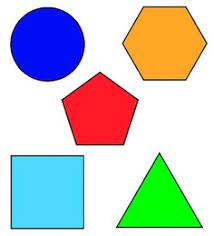
#> input picture shapes.jfif, 214 x 236 px
$ python 'C9 - Contour (Shape) Detection.py'
#> lines starting #> are read from the running program, lines starting #| are printed output that depends on the picture; after the words box and inside, x2 and y2 are one past the last pixel; in counts of white or black regions, pixels touching at a corner belong together
""" CHAPTER 9: Contour/Shape Detection """

import cv2
import numpy as np

print("Package Imported")

# using the corner (contour) points of the objects, we will define the shape of the object
# we have packages, image. we are going to categorize each of them and we will show how many corner points do they have
# and also show the area


# before we didn't create functions but now there are more codes in here so we will define functions

def getContours(img):       # it will input an image
    contours, hierarchy = cv2.findContours(img, cv2.RETR_EXTERNAL, cv2.CHAIN_APPROX_NONE)

    # cv2.RETR_EXTERNAL: it retrieves the extreme outer contours, there are  other modes too but this one is best fit to get the outer
    # details
    # cv2.CHAIN_APPROX_NONE: to get all the outer contours (leaving no contour left)

    # we will loop through each contour
    for cnt in contours:
        # to find the area
        area = cv2.contourArea(cnt)  # input will be the contour's area that we want to find out
        print(area)

        # -1: as we want to draw all the contours

        # now we are going to check for the minimum area ( we will give it a threshold)
        # not necessary but good thing so that it does not detect any noise ( we will take the above code below there)

        if area > 500:       # 500 pixels
            cv2.drawContours(imgContour, cnt, -1, (255, 0, 0), 3)
            # we will calculate the curve length, it will help us approximate the corners of our edges/shapes.
            peri = cv2.arcLength(cnt, True)     # it is a closed curve so yes it is true
            print(peri)                         # this gives us the contour/shape perimeter
            # to approximate how many corner points we have
            approx = cv2.approxPolyDP(cnt, 0.02*peri, True)
            print(len(approx))       # anything above 4 is a circle

            # creating object corners
            objCor = len(approx)          # it will give us the number of corners

            # creating a bounding box around our detected boxes (to build bounding box we have to know x,y,w,h)
            x, y, w, h = cv2.boundingRect(approx)      # this will give us the x, y, width, height of each of the
                                                       # objects and shapes
            if objCor == 3:
                objectType = 'Triangle'
            elif objCor == 4:          # 2 possibilities i.e square and rectangle
                 aspRatio = w/float(h)            # so what we will do is divide width and height (same for square) if 1 then
                 if aspRatio > 0.95 and aspRatio < 1.05:                      # square otherwise rectangle. aspect ratio = width/height
                     objectType= "Square"
                 else:
                     objectType = "Rectangle"
            elif objCor == 5:
                objectType = "Pentagon"
            elif objCor == 6:
                objectType = "Hexagon"
            else:
                objectType = "Circle"

            cv2.rectangle(imgContour, (x, y), (x + w, y + h), (0, 255, 0), 2)  # x,y is the one of the edges of the contours
            cv2.putText(imgContour, objectType, (x + w//2 - 30, y + h//2), cv2.FONT_HERSHEY_COMPLEX, 0.5, (255,160,250), 2)


img = cv2.imread('shapes.jfif')
#> img is the input picture: shape (236, 214, 3); mean B, G, R 196.4, 199.3, 193.6
imgContour = img.copy()      # to copy the original image, which is to be used in the getContours function

# preprocessing the image, converting it into grayscale and then we will find the edges and then find corner points

imgGray = cv2.cvtColor(img, cv2.COLOR_BGR2GRAY)
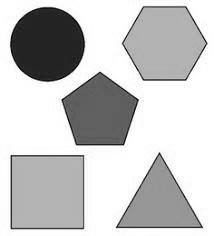
#> imgGray: shape (236, 214); min 5, max 255, mean 197.3
imgBlur = cv2.GaussianBlur(imgGray, (7, 7), 1)    # higher the sigma, more the blur
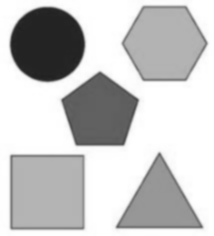
#> imgBlur: shape (236, 214); min 33, max 255, mean 197.3
imgCanny = cv2.Canny(imgBlur, 50, 50)
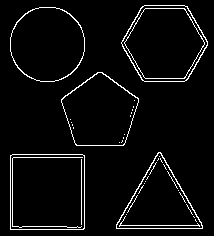
#> imgCanny: shape (236, 214); 4.4% white in thin lines or dots, all inside (x1, y1, x2, y2) = (10, 5, 208, 230)
# imgBlank = np.zeros_like(img)        (to make blank images of black color i.e 0 values)

getContours(imgCanny)
#> in getContours, `contours, hierarchy = cv2.findContours(img, cv2.RETR_EXTERNAL, cv2.CHA..`: contours = 5 contours; box (x1, y1, x2, y2) and area: (10, 154, 85, 230) 5546, (121, 5, 208, 82) 4978, (10, 7, 85, 82) 4400, (61, 72, 139, 146) 4032, (116, 152, 203, 229) 3501
#> the loop in getContours, `for cnt in contours:` made 5 passes
#> (area, peri, approx, objCor, x, y, w, h) on pass 1: (5546.5, 296.2, [[10, 155], [10, 229], [83, 229], [84, 155]], 4, 10, 155, 75, 75)
#> (area, peri, approx, objCor, x, y, w, h) on pass 2: (3501, 274.8, [[158, 152], [116, 228], [202, 228]], 3, 116, 152, 87, 77)
#> (printed output is left out)
#> after the loop in getContours, `for cnt in contours:`:
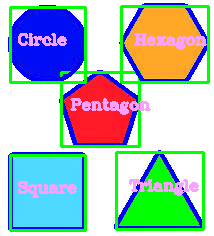
#> imgContour: shape (236, 214, 3); mean B, G, R 189.1, 190.6, 166.7
# [4 lines of commented-out code are left out]
cv2.imshow("Contour", imgContour)    # now we can see a blue colour border over all the shapes (it means it has detected
                                     # all the corner points
# cv2.imshow("Blank", imgBlank)


cv2.waitKey(0)

$ run again, with face.jfif copied over shapes.jfif
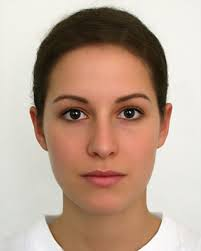
#> input picture face.jfif, 201 x 251 px
#> img is the input picture: shape (251, 201, 3); mean B, G, R 145.4, 162, 187.1
#> `imgGray = cv2.cvtColor(img, cv2.COLOR_BGR2GRAY)`:
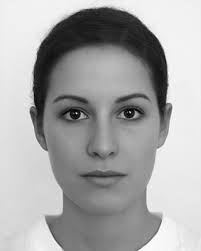
#> imgGray: shape (251, 201); min 0, max 255, mean 167.6
#> `imgCanny = cv2.Canny(imgBlur, 50, 50)`:
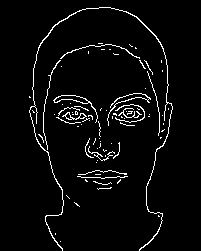
#> imgCanny: shape (251, 201); 4% white in thin lines or dots, all inside (x1, y1, x2, y2) = (29, 7, 173, 251)
#> contours = 82 contours, 78 with area under 20; largest, box (x1, y1, x2, y2) and area: (53, 95, 98, 123) 159, (29, 7, 173, 251) 132, (62, 112, 87, 120) 60, (107, 93, 151, 126) 20
#> the loop in getContours, `for cnt in contours:` made 82 passes
#> area on pass 48: 60
#> (printed output is left out)

$ run again, with kings.png saved as shapes.jfif
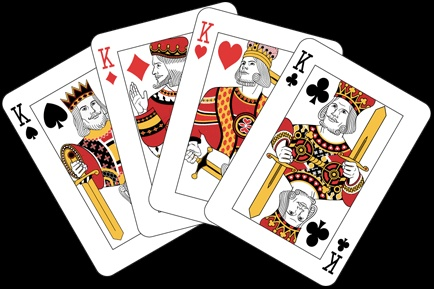
#> input picture kings.png, 434 x 289 px
#> img is the input picture: shape (289, 434, 3); mean B, G, R 120.1, 125.7, 135.6
#> `imgCanny = cv2.Canny(imgBlur, 50, 50)`:
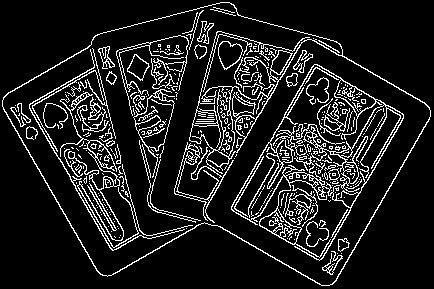
#> imgCanny: shape (289, 434); 11.7% white in thin lines or dots
#> contours = 1 contour; box (x1, y1, x2, y2) and area: (2, 2, 431, 286) 78322
#> the loop in getContours, `for cnt in contours:` made 1 pass
#> (area, peri, objCor, x, y, w, h, objectType) on pass 1: (78321.5, 1237.7, 6, 3, 2, 428, 283, 'Hexagon')
#> (printed output is left out)
#> after the loop in getContours, `for cnt in contours:`:
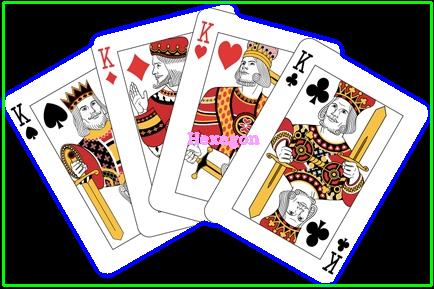
#> imgContour: shape (289, 434, 3); 7.83% of pixels changed, all inside (x1, y1, x2, y2) = (0, 0, 433, 288)
